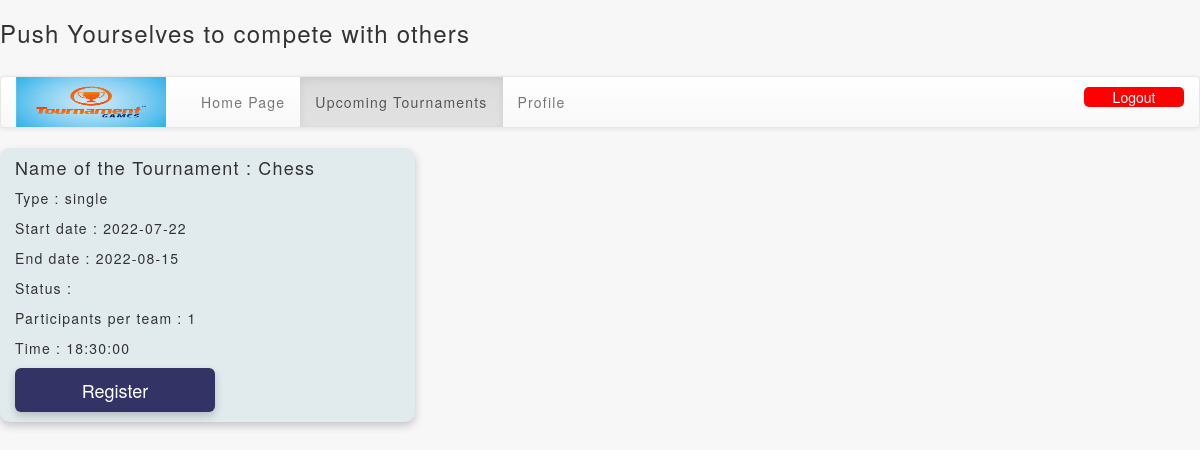
Screenshot of /upcomingtour.php (signed in) with the database file from the repository.
### tables this page shows
CREATE TABLE `tourevents` (
  `tid` int(10) NOT NULL,
  `tname` varchar(30) NOT NULL,
  `type` varchar(20) NOT NULL,
  `start_date` date NOT NULL,
  `end_date` date NOT NULL,
  `status` varchar(15) NOT NULL,
  `minteams` varchar(10) NOT NULL,
  `pperteam` varchar(10) NOT NULL,
  `time` time NOT NULL,
  `tourend_date` date NOT NULL
);

### upcomingtour.php (the view, shortened to what this page needs)
<?php
$conn = new mysqli("localhost:3306", 'root','','tournament');
?>
<!DOCTYPE html>
<html lang="en">
<head>
<h3 class="liketext">Push Yourselves to compete with others</h3>
<link rel="stylesheet" href="https://maxcdn.bootstrapcdn.com/bootstrap/3.4.1/css/bootstrap.min.css">
<link rel="stylesheet" href="https://maxcdn.bootstrapcdn.com/bootstrap/3.3.7/css/bootstrap.min.css" >
        <link rel="stylesheet" href="https://maxcdn.bootstrapcdn.com/bootstrap/3.3.7/css/bootstrap-theme.min.css" >
<div style="padding-top:20px;">
<nav class="navbar navbar-default" >
  <div class="container-fluid">
    <div class="navbar-header">
    <img src="tour.png" width="150px" height="50px">
    </div>
    <ul class="nav navbar-nav">
      <li style="padding-left:20px;"><a href="yourtour.php">Home Page</a></li>
      <li class="active"><a href="upcomingtour.php">Upcoming Tournaments</a></li>
      <li><a href="profile.php">Profile</a></li>
    </ul>
    <input type="button" value="Logout" style="float:right;width: 100px;margin-top:10px;margin-bottom:10px;background-color:red;border-radius:5px;border:None;color:white;" onclick="window.location='logout3.php';"></h1>
  </div>
</nav>
</div>
</head>
<body>
<?php
$sql="SELECT * FROM tourevents";
$data = mysqli_query($conn,$sql);
$n=mysqli_num_rows($data);
$k=$_SESSION['user'];
if($n>0){
  while($row=$data->fetch_assoc()){
    $sql3="SELECT tid from tourall WHERE tid='".$row['tid']."' AND id='".$k."'";
    $data3 = mysqli_query($conn,$sql3);
    $sql4="SELECT teamid from participants WHERE pid='".$k."'";
    $data4 = mysqli_query($conn,$sql4);
    $row4=$data4->fetch_assoc();
    $sql5="SELECT tid FROM tourall WHERE tid='".$row['tid']."' AND id='".$row4['teamid']."'";
    $data5 = mysqli_query($conn,$sql5);
    if(mysqli_num_rows($data3)==1 && $row['type']=='single'){
      continue;
    }
    if(mysqli_num_rows($data5)==1 && $row['type']=='team'){
      continue;
    }
    else{
    ?>
    <div class="card1">
  <div class="card" style="width:400px;">
    <div class="card-body">
      <h4 class="card-title">Name of the Tournament : <?php echo $row['tname'];?></h4>
      <p class="card-text">Type : <?php echo $row['type'];?></p>
      <p class="card-text">Start date : <?php echo $row['start_date'];?></p>
      <p class="card-text">End date : <?php echo $row['end_date'];?></p>
      <p class="card-text">Status : <?php echo $sta;?></p>
      <p class="card-text">Participants per team : <?php echo $row['pperteam'];?></p>
      <p class="card-text">Time : <?php echo $row['time'];?></p>
    </div>
  </div>
            <div class="container-box">
              <?php
              if($row['status']!=1){
                ?>
                <button type="button" class="btn-lg" disabled>Register</button>
                <?php
              }
              else{
              ?>
                <button type="button" class="btn-lg" data-toggle="modal" data-target="#myModal<?php echo $row['tid'];?>" >Register</button>
                <?php
              }
              ?>
            </div>
    </div>
    <?php
    }
  }
}
?>
</body>
</html>

### upcomingtour.php (style rules this page uses)
* { box-sizing: border-box; margin: 0px; padding:0px; }
body { background-color: #F7F7F7; letter-spacing: 1.2px; }
.card1 { float: left; box-shadow: 0 4px 8px 0 rgba(0,0,0,0.2); transition: 0.3s; padding-left:15px; margin-right: 20px; margin-bottom: 50px; background-color: #E1EBEE; border-radius:10px; }
.btn-lg { background-color:#333465; border: none; outline: none; color: white; box-shadow: 0 4px 8px 0 rgba(0,0,0,0.2); margin-right: 10px; margin-bottom: 10px; min-width: 200px; max-width: 250px; text-align: center; }

### rows the page displays
tourevents: tname "Chess", type "single", start_date "2022-07-22", end_date "2022-08-15", pperteam "1", time "18:30:00", status "Register"
